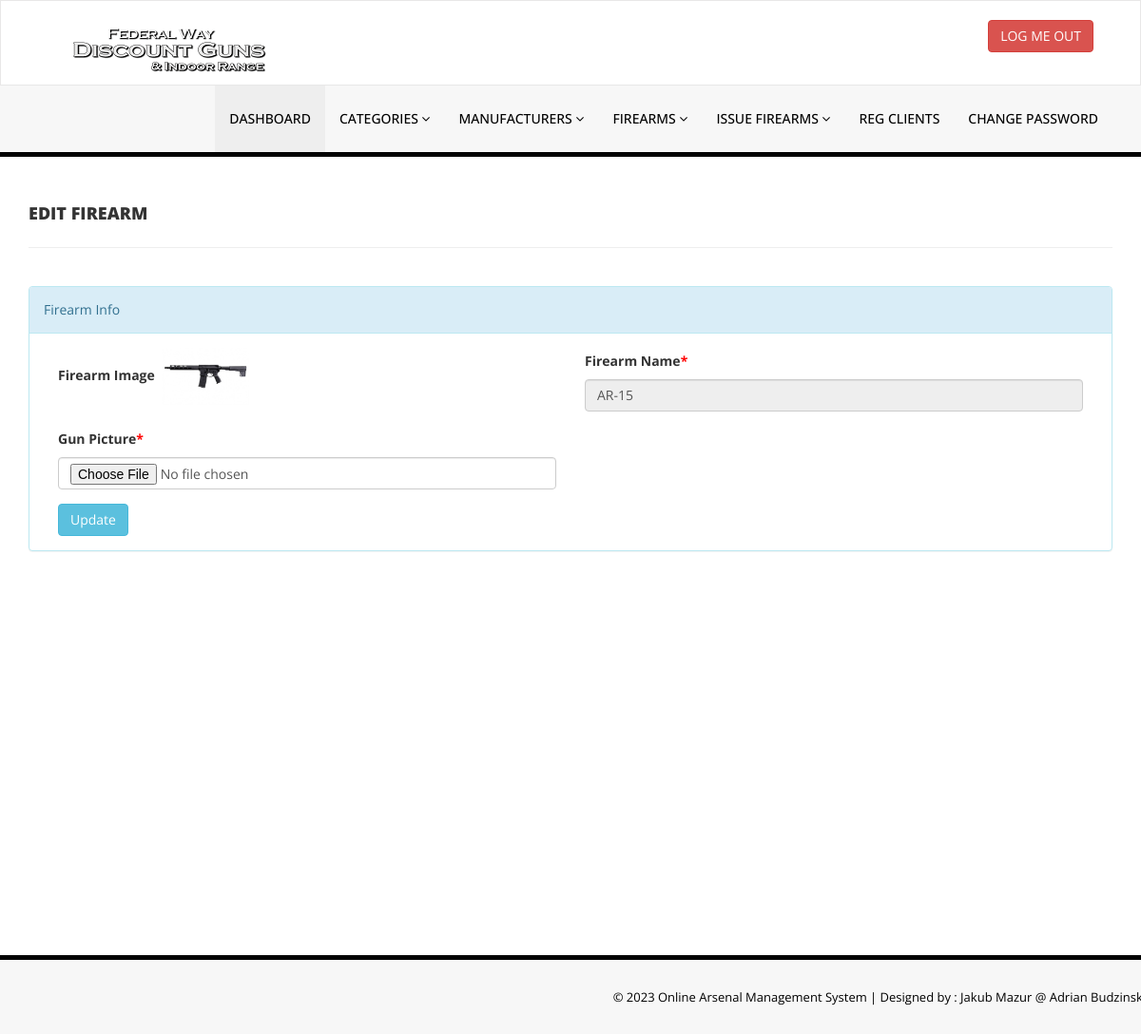
Page /admin/change-gunimg.php?gunid=1 (signed in) on the committed database.
### tables this page shows
CREATE TABLE `tblguns` (
  `id` int(11) NOT NULL,
  `GunName` varchar(255) DEFAULT NULL,
  `CatId` int(11) DEFAULT NULL,
  `ManufacturerId` int(11) DEFAULT NULL,
  `SerialNumber` varchar(25) DEFAULT NULL,
  `GunPrice` decimal(10,2) DEFAULT NULL,
  `GunImage` varchar(250) NOT NULL,
  `isIssued` int(1) DEFAULT NULL,
  `RegDate` timestamp NULL DEFAULT current_timestamp(),
  `UpdationDate` timestamp NULL DEFAULT NULL ON UPDATE current_timestamp()
);

### admin/change-gunimg.php (the view, shortened to what this page needs)
<?php
include('includes/config.php');
if(strlen($_SESSION['alogin'])==0)
    {
header('location:index.php');
}
else{
?>
<!DOCTYPE html>
<html xmlns="http://www.w3.org/1999/xhtml">
<head>
    <link href="assets/css/bootstrap.css" rel="stylesheet" />
    <link href="assets/css/font-awesome.css" rel="stylesheet" />
    <link href="assets/css/style.css" rel="stylesheet" />
</head>
<body>
<?php include('includes/header.php');?>
    <div class="content-wrapper">
         <div class="container">
        <div class="row pad-botm">
            <div class="col-md-12">
                <h4 class="header-line">Edit Firearm</h4>
                            </div>
</div>
<div class="row">
<div class="col-md12 col-sm-12 col-xs-12">
<div class="panel panel-info">
<div class="panel-heading">
Firearm Info
</div>
<div class="panel-body">
<form role="form" method="post" enctype="multipart/form-data">
<?php
$gunid=intval($_GET['gunid']);
$sql = "SELECT tblGuns.gunName,tblGuns.id as gunid,tblGuns.gunImage from  tblGuns  where tblGuns.id=:gunid";
$query = $dbh -> prepare($sql);
$query->bindParam(':gunid',$gunid,PDO::PARAM_STR);
$query->execute();
$results=$query->fetchAll(PDO::FETCH_OBJ);
if($query->rowCount() > 0)
{
foreach($results as $result)
{               ?>
<div class="col-md-6">
<div class="form-group">
<label>Firearm Image</label>
<img src="gunimg/<?php echo htmlentities($result->gunImage);?>" width="100">
</div></div>
<div class="col-md-6">
<div class="form-group">
<label>Firearm Name<span style="color:red;">*</span></label>
<input class="form-control" type="text" name="gunname" value="<?php echo htmlentities($result->gunName);?>" readonly />
</div></div>
<div class="col-md-6">
 <div class="form-group">
 <label>Gun Picture<span style="color:red;">*</span></label>
 <input class="form-control" type="file" name="gunpic" autocomplete="off"   required="required" />
 </div>
    </div>
 <?php }} ?><div class="col-md-12">
<button type="submit" name="update" class="btn btn-info">Update </button></div>
                                    </form>
                            </div>
                        </div>
                            </div>
        </div>
    </div>
    </div>
  <?php include('includes/footer.php');?>
</body>
</html>
<?php } ?>

### admin/assets/css/style.css (style rules this page uses)
.content-wrapper { margin-top: 40px; min-height:800px; padding-bottom:90px; }
.header-line { font-weight:900; padding-bottom:25px; border-bottom:1px solid #eeeeee; text-transform:uppercase; }
.pad-botm { padding-bottom:30px; }

### rows in the picture
tblguns: GunImage (picture), gunname "AR-15"
